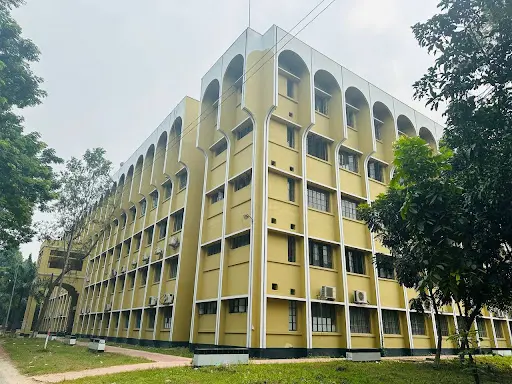
#> input picture Exp4_Demo.png, 512 x 384 px
$ python Exp4_ColorEnhance-Lib.py
#> lines starting #> are read from the running program, lines starting #| are printed output that depends on the picture
from PIL import Image, ImageEnhance
import matplotlib.pyplot as plt

# Load image
image = Image.open('Exp4_Demo.png')
#> image is the input picture: PIL image 512x384 RGB; mean R, G, B 137.2, 143.2, 124.3

# Enhancement factor
factor = 1.5

# Enhance color
img_enhanced = ImageEnhance.Color(image).enhance(factor)
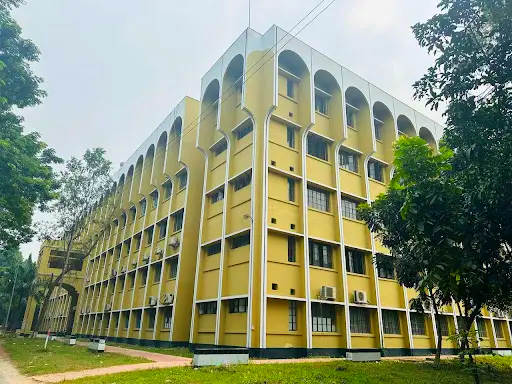
#> img_enhanced: PIL image 512x384 RGB; mean R, G, B 136, 144.9, 117.1

# Plot
plt.figure(figsize=(10, 8))

plt.subplot(1, 2, 1)
plt.imshow(image)
plt.title("Original Image")
plt.axis("off")

plt.subplot(1, 2, 2)
plt.imshow(img_enhanced)
plt.title(rf"Color Enhanced ({factor}x)")
plt.axis("off")

plt.tight_layout()
plt.savefig('Exp4_Output.png')
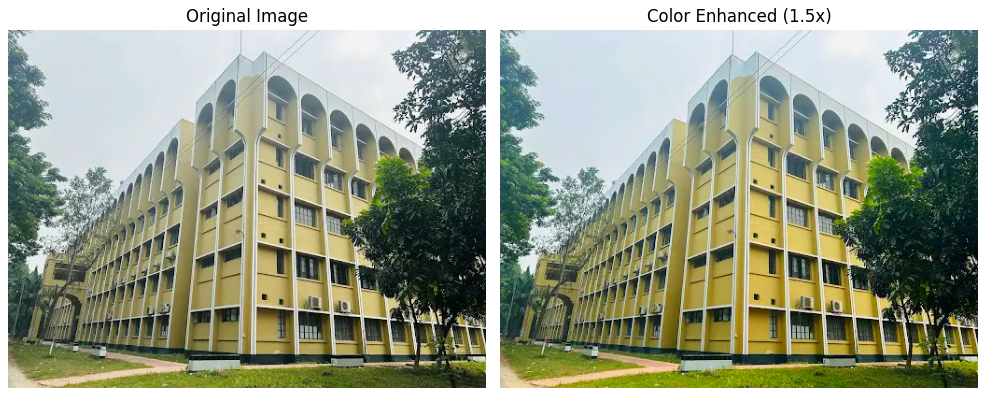
#> figure drawn by matplotlib, 2 panels
plt.show()

$ run again, with Exp2_Demo.png copied over Exp4_Demo.png
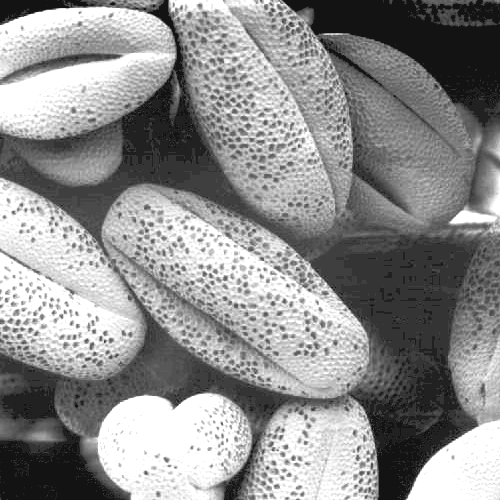
#> input picture Exp2_Demo.png, 500 x 500 px
#> image is the input picture: PIL image 500x500 L; min 19, max 255, mean 141.9
#> `plt.savefig('Exp4_Output.png')`:
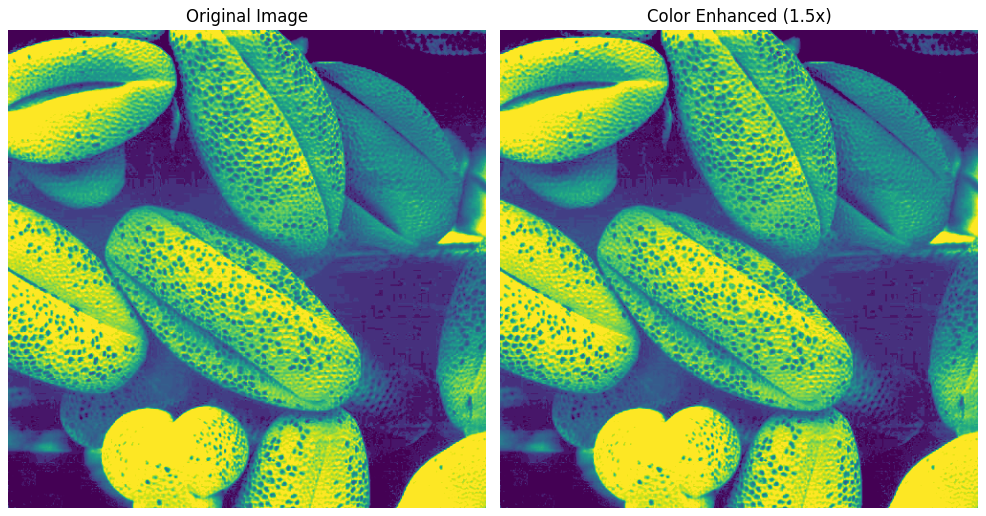
#> figure drawn by matplotlib, 2 panels

$ run again, with Exp3_Demo.png copied over Exp4_Demo.png
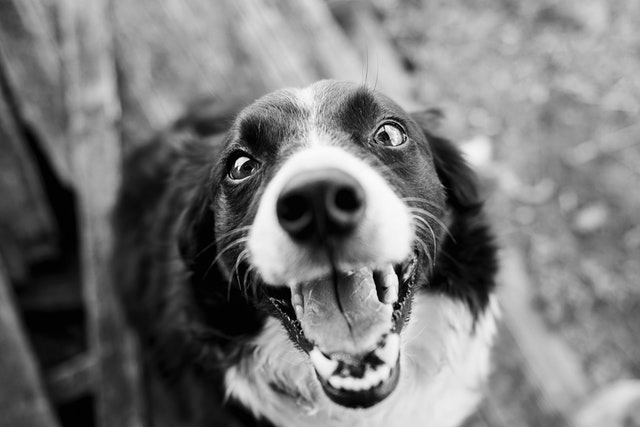
#> input picture Exp3_Demo.png, 640 x 427 px
#> image is the input picture: PIL image 640x427 RGBA; mean R, G, B, A 120.8, 120.8, 120.8, 255
#> `plt.savefig('Exp4_Output.png')`:
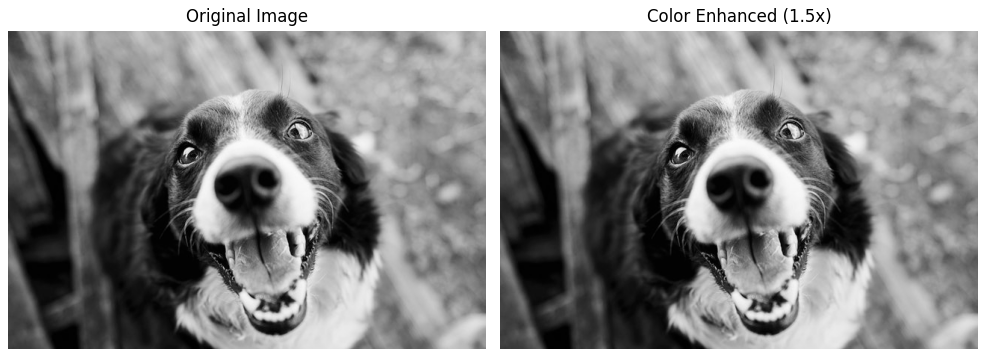
#> figure drawn by matplotlib, 2 panels
